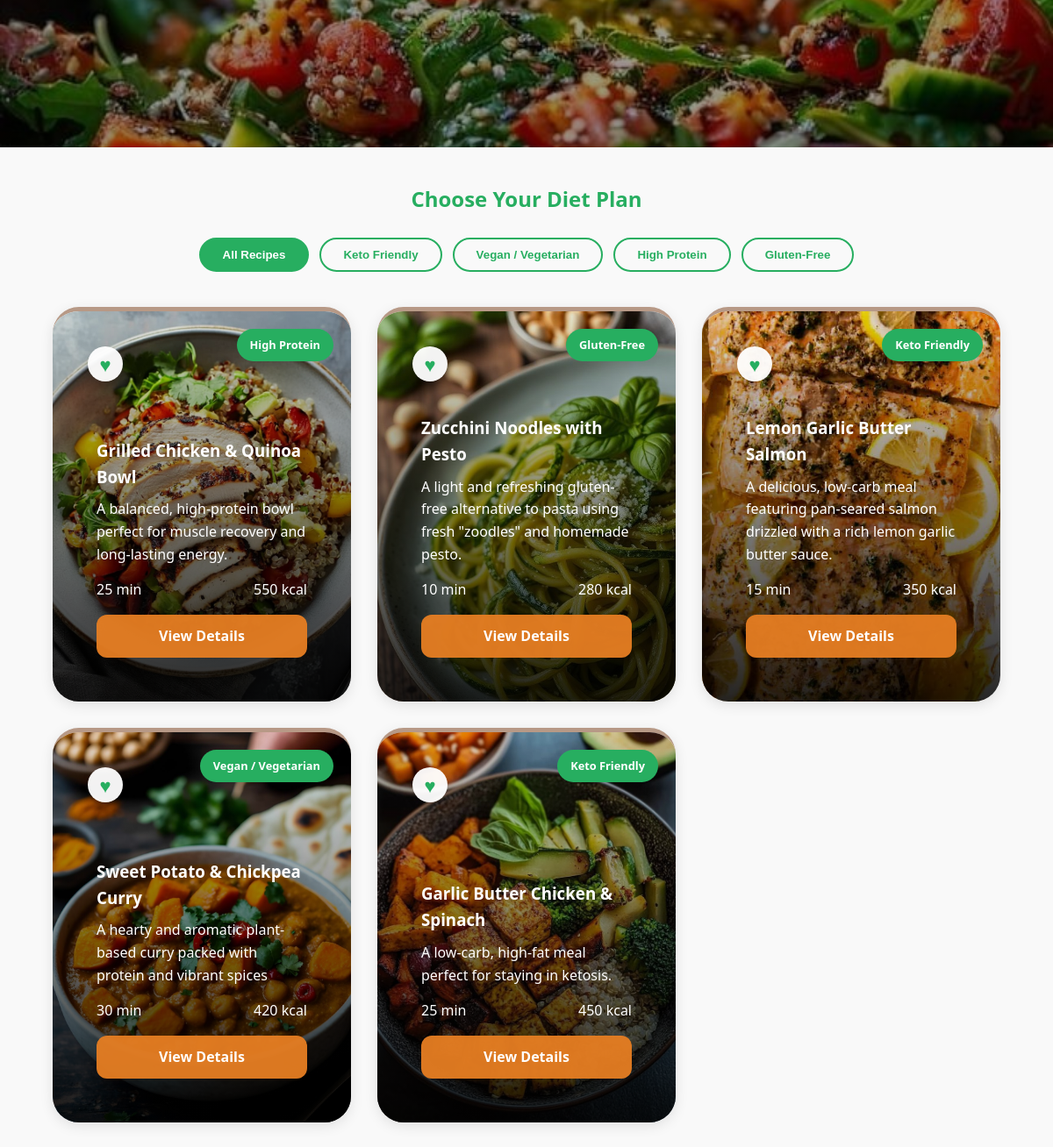
The app's page /category/healthy/ (lower part), older data.
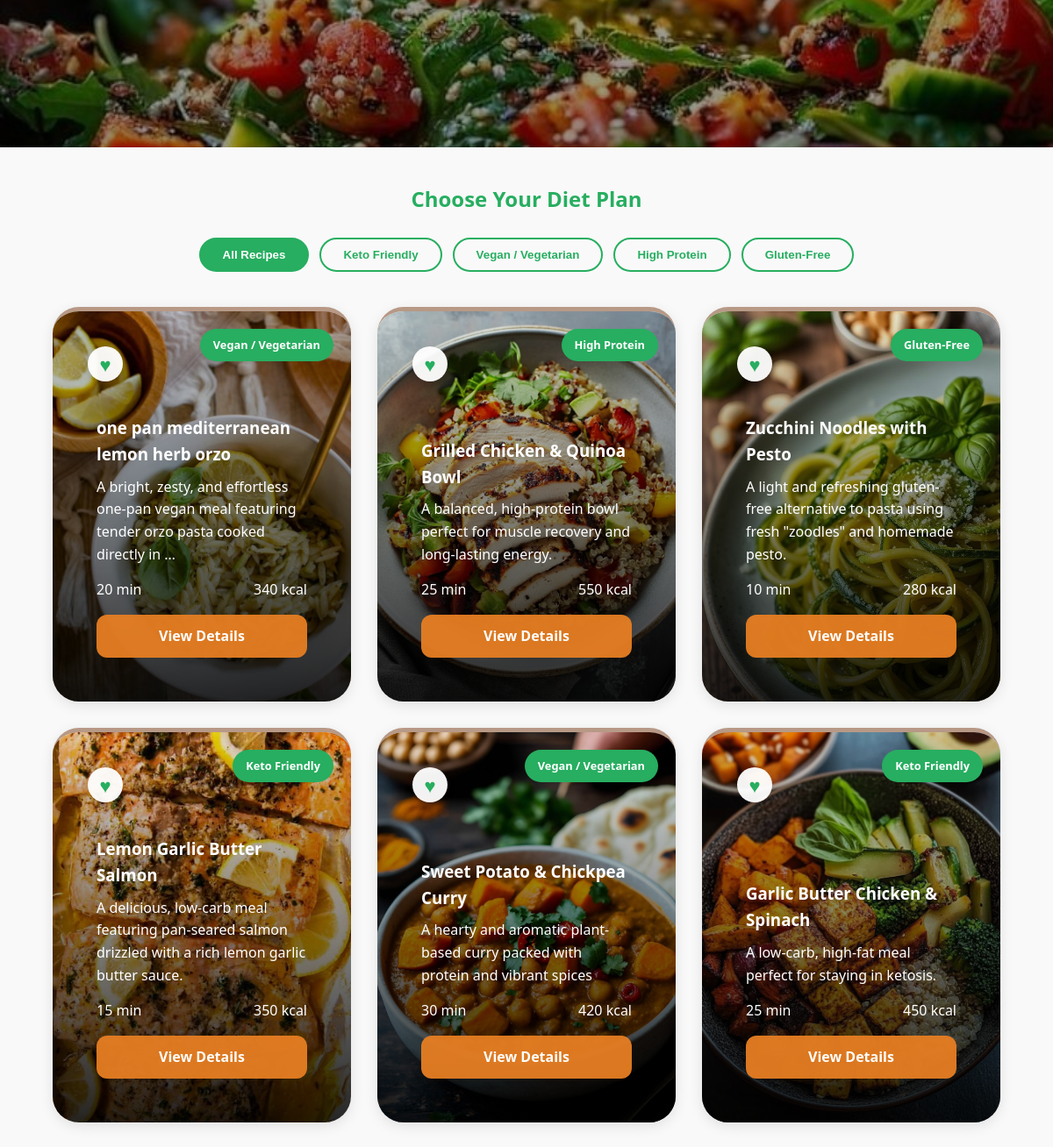
The same page, newer data.
### recipes/models.py (models this page shows, shortened)
class Recipe(models.Model):
    DIET_CHOICES = [
        ('all', 'General / Non-Specific'),
        ('keto', 'Keto Friendly'),
        ('vegan', 'Vegan / Vegetarian'),
        ('protein', 'High Protein'),
        ('gluten-free', 'Gluten-Free'),
    ]
    title = models.CharField(max_length=200, verbose_name="Recipe Title")
    slug = models.SlugField(unique=True, blank=True, null=True)
    description = models.TextField(help_text="Briefly describe the dish")
    ingredients = models.TextField(help_text="Separate ingredients with a comma or new line")
    instructions = models.TextField()
    image = models.ImageField(upload_to='recipes/%Y/%m/%d/', default='default_recipe.jpg')
    category = models.ForeignKey(Category, on_delete=models.SET_NULL, null=True, related_name='recipes')
    author = models.ForeignKey(User, on_delete=models.CASCADE, related_name='my_recipes')
    diet_type = models.CharField(max_length=20, choices=DIET_CHOICES, default='all',null=True,blank=True)
    prep_time = models.PositiveIntegerField(default=30, help_text="Preparation time in minutes",null=True,blank=True)
    calories = models.PositiveIntegerField(default=500, help_text="Calories per serving",null=True,blank=True)
    created_at = models.DateTimeField(auto_now_add=True)
    updated_at = models.DateTimeField(auto_now=True)
    class Meta:
        ordering = ['-created_at']
        verbose_name = "Recipe"
        verbose_name_plural = "Recipes"

### recipes/views.py (the view, shortened to what this page needs)
# urls.py: path("category/healthy/", views.category_detail, {'category_name': 'healthy'}, name="healthy"),
def category_detail(request, category_name):
    category_slug = category_name.lower().replace("-", " ").strip()
    favorite_recipe_ids = []
    if request.user.is_authenticated:
        favorite_recipe_ids = Favorite.objects.filter(user=request.user).values_list('recipe_id', flat=True)
    if category_slug == 'healthy':
        recipes = Recipe.objects.filter(category__name__iexact='Healthy')
        return render(request, "recipes/healthy/Healthy Food.html", {
            "recipes": recipes,
            "category": "Healthy Food",
            "favorite_recipe_ids": favorite_recipe_ids
        })

### recipes/templates/recipes/healthy/Healthy Food.html (shortened to what this page needs)
{% load static %}
<!DOCTYPE html>
<html lang="en">
<head>
    <link rel="stylesheet" href="{% static 'css/style.css' %}">
    <link rel="stylesheet" href="{% static 'css/Health_Style.css' %}">
</head>
<body class="healthy-page">
    <section class="healthy-hero">
    </section>
    <section class="filter-section">
        <div class="container">
            <h2 class="section-title">Choose Your Diet Plan</h2>
            <div class="diet-tabs">
                <button class="tab-btn active" data-diet="all">All Recipes</button>
                <button class="tab-btn" data-diet="keto">Keto Friendly</button>
                <button class="tab-btn" data-diet="vegan">Vegan / Vegetarian</button>
                <button class="tab-btn" data-diet="protein">High Protein</button>
                <button class="tab-btn" data-diet="gluten-free">Gluten-Free</button>
            </div>
        </div>
    </section>
    <main class="container">
        <div class="healthy-recipes-grid" id="recipes-container">
            {% for recipe in recipes %}
            <div class="recipe-card {{ recipe.diet_type }}" id="recipe-{{ recipe.id }}">
                <div class="card-image" style="background-image: url('{{ recipe.image.url }}');">
                    <span class="diet-badge">{{ recipe.get_diet_type_display }}</span>
                </div>
                <div class="card-body">
                    <h3>{{ recipe.title }}</h3>
                    <p>{{ recipe.description|truncatewords:15 }}</p>
                    <div class="card-info">
                        <span> {{ recipe.prep_time }} min</span>
                        <span> {{ recipe.calories }} kcal</span>
                    </div>
                    <a href="javascript:void(0)" onclick="openRecipeModal('{{ recipe.id }}')" class="btn-healthy">View
                        Details</a>
                    <span class="heart-icon-grid {% if recipe.id in favorite_recipe_ids %}active{% endif %}"
                        title="Add to Favorites" data-id="{{ recipe.id }}"
                        onclick="changecolor(this, '{{ recipe.title }}')">♥</span>
                </div>
            </div>
            {% empty %}
            <div style="grid-column: 1/-1; text-align: center; padding: 40px;">
                <p>No healthy recipes found yet. Try adding one!</p>
            </div>
            {% endfor %}
        </div>
    </main>
</body>
</html>

Row changes from the older to the newer data that the page shows:
added Recipe: image (picture), diet_type "Vegan / Vegetarian", title "one pan mediterranean lemon herb orzo", description "A bright, zesty, and effortless one-pan vegan meal featuring tender orzo pasta cooked directly in …", prep_time "20", calories "340"
